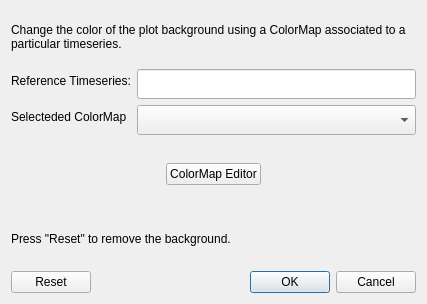
<?xml version="1.0" encoding="UTF-8"?>
<ui version="4.0">
 <class>colormap_selector</class>
 <widget class="QDialog" name="colormap_selector">
  <property name="geometry">
   <rect>
    <x>0</x>
    <y>0</y>
    <width>427</width>
    <height>304</height>
   </rect>
  </property>
  <property name="windowTitle">
   <string>Background Color</string>
  </property>
  <layout class="QVBoxLayout" name="verticalLayout">
   <item>
    <widget class="QLabel" name="label_3">
     <property name="text">
      <string>Change the color of the plot background using a ColorMap associated to a particular timeseries.</string>
     </property>
     <property name="wordWrap">
      <bool>true</bool>
     </property>
    </widget>
   </item>
   <item>
    <layout class="QFormLayout" name="formLayout">
     <item row="0" column="0">
      <widget class="QLabel" name="label">
       <property name="text">
        <string>Reference Timeseries:</string>
       </property>
      </widget>
     </item>
     <item row="0" column="1">
      <widget class="LineEdit" name="lineSeries">
       <property name="minimumSize">
        <size>
         <width>0</width>
         <height>30</height>
        </size>
       </property>
       <property name="readOnly">
        <bool>true</bool>
       </property>
      </widget>
     </item>
     <item row="1" column="0">
      <widget class="QLabel" name="label_2">
       <property name="text">
        <string>Selecteded ColorMap</string>
       </property>
      </widget>
     </item>
     <item row="1" column="1">
      <widget class="QComboBox" name="comboBox">
       <property name="minimumSize">
        <size>
         <width>0</width>
         <height>30</height>
        </size>
       </property>
      </widget>
     </item>
    </layout>
   </item>
   <item>
    <layout class="QHBoxLayout" name="horizontalLayout">
     <property name="topMargin">
      <number>22</number>
     </property>
     <property name="rightMargin">
      <number>0</number>
     </property>
     <property name="bottomMargin">
      <number>22</number>
     </property>
     <item>
      <spacer name="horizontalSpacer">
       <property name="orientation">
        <enum>Qt::Horizontal</enum>
       </property>
       <property name="sizeHint" stdset="0">
        <size>
         <width>40</width>
         <height>20</height>
        </size>
       </property>
      </spacer>
     </item>
     <item>
      <widget class="QPushButton" name="buttonEditor">
       <property name="text">
        <string>ColorMap Editor</string>
       </property>
      </widget>
     </item>
     <item>
      <spacer name="horizontalSpacer_2">
       <property name="orientation">
        <enum>Qt::Horizontal</enum>
       </property>
       <property name="sizeHint" stdset="0">
        <size>
         <width>40</width>
         <height>20</height>
        </size>
       </property>
      </spacer>
     </item>
    </layout>
   </item>
   <item>
    <widget class="QLabel" name="label_4">
     <property name="text">
      <string>Press &quot;Reset&quot; to remove the background.</string>
     </property>
    </widget>
   </item>
   <item>
    <widget class="QDialogButtonBox" name="buttonBox">
     <property name="orientation">
      <enum>Qt::Horizontal</enum>
     </property>
     <property name="standardButtons">
      <set>QDialogButtonBox::Cancel|QDialogButtonBox::Ok|QDialogButtonBox::Reset</set>
     </property>
    </widget>
   </item>
  </layout>
 </widget>
 <customwidgets>
  <customwidget>
   <class>LineEdit</class>
   <extends>QLineEdit</extends>
   <header>PlotJuggler/line_edit.h</header>
  </customwidget>
 </customwidgets>
 <resources/>
 <connections>
  <connection>
   <sender>buttonBox</sender>
   <signal>accepted()</signal>
   <receiver>colormap_selector</receiver>
   <slot>accept()</slot>
   <hints>
    <hint type="sourcelabel">
     <x>248</x>
     <y>254</y>
    </hint>
    <hint type="destinationlabel">
     <x>157</x>
     <y>274</y>
    </hint>
   </hints>
  </connection>
  <connection>
   <sender>buttonBox</sender>
   <signal>rejected()</signal>
   <receiver>colormap_selector</receiver>
   <slot>reject()</slot>
   <hints>
    <hint type="sourcelabel">
     <x>316</x>
     <y>260</y>
    </hint>
    <hint type="destinationlabel">
     <x>286</x>
     <y>274</y>
    </hint>
   </hints>
  </connection>
 </connections>
</ui>
